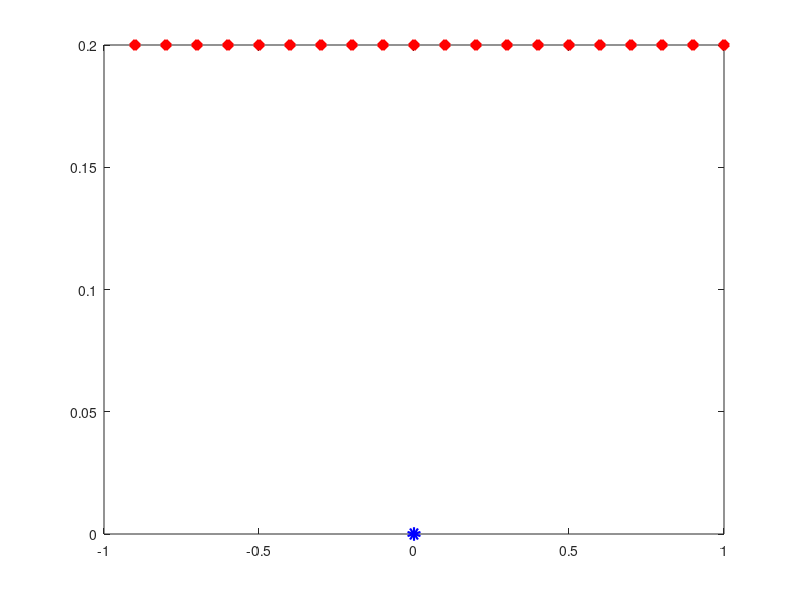
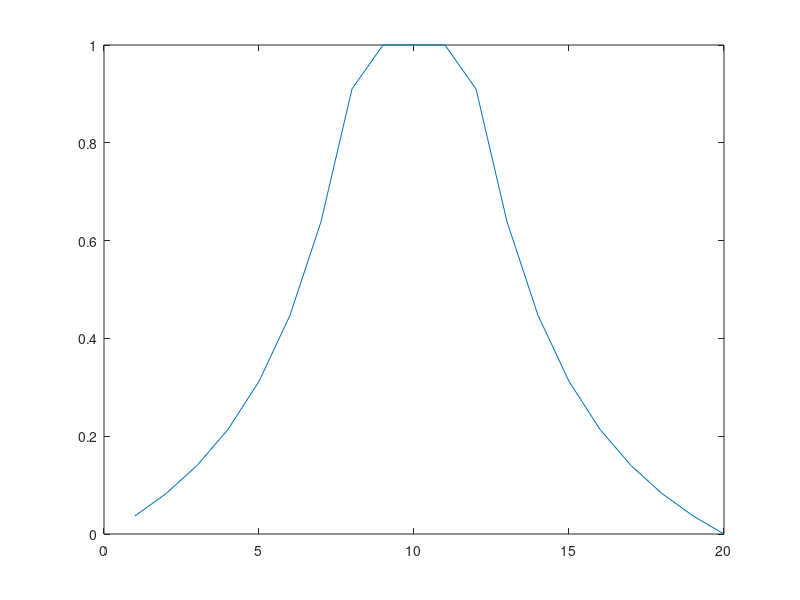

Write the MATLAB code that produced these figures, in order.
% Danger Grid normalisations

clear all,clc,close all


d=0.001:0.01:10;
min_dis=0.01;
max_dis=5.0;
D=[]
for i=1:length(d)
     if((d(i))<min_dis)
    D=[D 1/min_dis];
    elseif((d(i))>max_dis)
    D=[D 1/max_dis];
    else
     D=[D 1/d(i)];
   endif
 
endfor

Dn= ( D-min(D) ) ./  ( max(D)-min(D) ) ;

plot(d,Dn,'r','LineWidth',5.0)
close all

P=[0.0;0.0]
Pc=[-1.0;0.2]
Velocity_robot_point=[0.0;0.33]
RDIFF=[];
DANGER=[];
 plot(P(1),P(2),'bo',"MarkerSize",5.0,"LineWidth",5.0)
    hold on
    max_speed=0.25
for i=1:1:20
  Pc(1)=Pc(1)+0.1;
   r_diff=Pc-P;     
   norm_r_diff=norm(r_diff);
   cos_angle= (r_diff'*Velocity_robot_point(1:2)) / (norm_r_diff*norm(Velocity_robot_point(1:2)))
   Danger=norm(Velocity_robot_point(1:2))*cos_angle;
   
    if(Danger<0.0)
    Danger=0.0;
    elseif(Danger>max_speed)
    Danger=max_speed;
   endif
   
   RDIFF=[RDIFF r_diff];
   DANGER=[DANGER Danger];
   plot(r_diff(1),r_diff(2),'rx',"MarkerSize",5.0,"LineWidth",5.0)

endfor

DANGERp= ( DANGER-min(DANGER) ) ./  (max_speed-min(DANGER) ) ;

figure(2)
plot(1:1:20,DANGERp)





% Basically the danger field will be calculated for each cell 
% as 
% for each robot point:
%        distance to point AND if that point is moving towards operator AND
%        if the normalized interia thing is significant
%        for each parameter we add in a min & max value such that minimum
%        value is 0 and maximum value is 1
%        then we calculate total danger as a product, phrased
%   It is (dangerous) because:
%            1. We are realtively close to the robot
%   AND      2. The robot is moving at a high speed towards us
%   AND      3. The normalized impulse vector in this direction is high


% Afterwards we can compare this to probability that someone will be present
% and feed both or all index to the congintive block

% TODO GET normalized impulse vector working

% the result is something between a danger field and a danger index